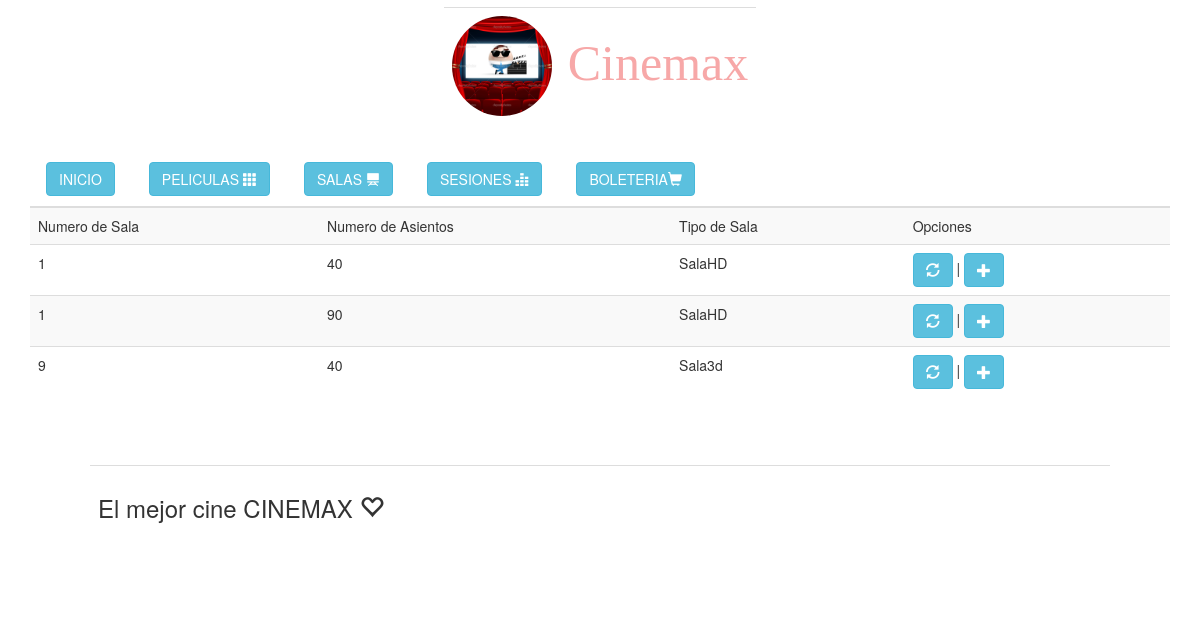
The app's page /Cinemax/verS/, older data.
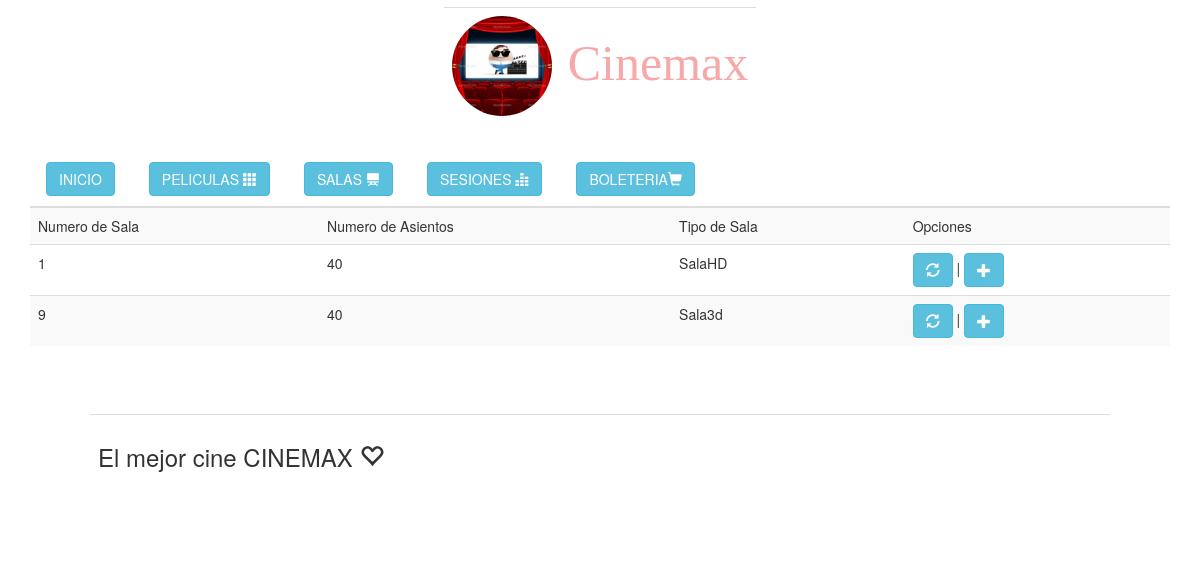
The same page, newer data.
### appCinemax/models.py (models this page shows, shortened)
class Sala(models.Model):
    listaTipoSala=(
    ('Sala3d','Sala3d'),
    ('SalaHD','SalaHD'),
    ('SalaNormal','SalaNormal'),
    )
    idSala=models.AutoField(primary_key=True)
    NumSala= models.CharField(max_length=5)
    NumAsientos= models.IntegerField()
    TipoDeSala= models.CharField(max_length=20,choices=listaTipoSala)

### appCinemax/views.py (the view)
def VerSalas(request):
    sala= Sala.objects.all()
    context={
    's':sala,
    }
    return render(request,"VerSalas.html",context)

### templates/VerSalas.html (shortened to what this page needs)
<!DOCTYPE html>
<html lang="en">
<head>
  <link rel="stylesheet" href="/static/css/bootstrap.css">
</head>
<body>
    {% extends "master.html" %}
    {% block contenido %}
  <table class ="table table-striped">
      <tr>
        <td>Numero de Sala</td>
        <td>Numero de Asientos</td>
        <td>Tipo de Sala</td>
        <td>Opciones</td>
      </tr>
      {%for s in s %}
      <tr>
        <td>{{s.NumSala}}</td>
        <td>{{s.NumAsientos}}</td>
        <td>{{s.TipoDeSala}}</td>
        <td>
          <a href="/Cinemax/modificarS?idSala={{s.idSala}}">
            <button type="button" class="btn btn-info" aria-label="Left Align">
              <span class="glyphicon glyphicon-refresh" aria-hidden="true"></span>
            </button>
          </a>
          |
          <a href="/Cinemax/ingresarS">
            <button type="button" class="btn btn-info" aria-label="Left Align">
            <span class="glyphicon glyphicon-plus" ></span>
            </button>
          </a>
        </td>
      </tr>
      {%endfor%}
  </table>
{% endblock %}

Row changes from the older to the newer data that the page shows:
removed Sala: NumSala "1", NumAsientos "90", TipoDeSala "SalaHD"
